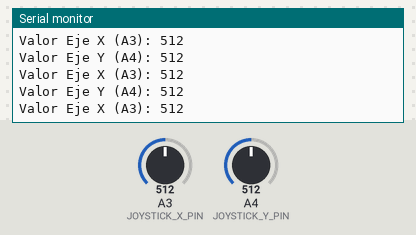
A sketch run on a simulated Arduino Uno, built with avr-gcc and run on an emulated ATmega328P. On the bench: the last lines printed to the serial monitor. The inputs (shaded band) are chosen by the test bench; at power-on: A3 (JOYSTICK_X_PIN) = 512, A4 (JOYSTICK_Y_PIN) = 512.

Above: at 1.3 s.
1.4 s: A3 (JOYSTICK_X_PIN) set to 716
At 1.82 s:
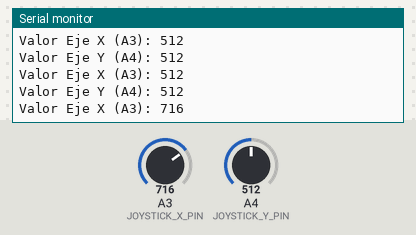
2.9 s: A4 (JOYSTICK_Y_PIN) set to 716
At 3.32 s:
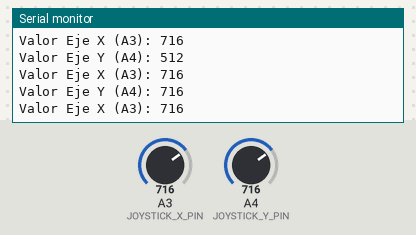
4.4 s: A3 (JOYSTICK_X_PIN) set to 900
At 4.83 s:
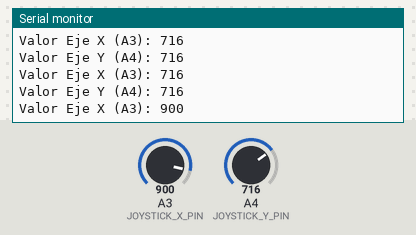
5.9 s: A4 (JOYSTICK_Y_PIN) set to 900
At 6.33 s:
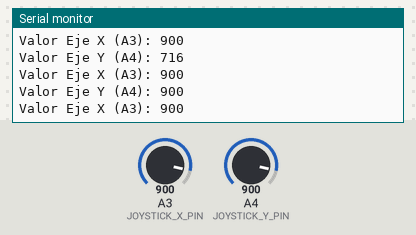
Timing chart, 0 to 8.4 s (numbered marks = the images above; inputs shaded):
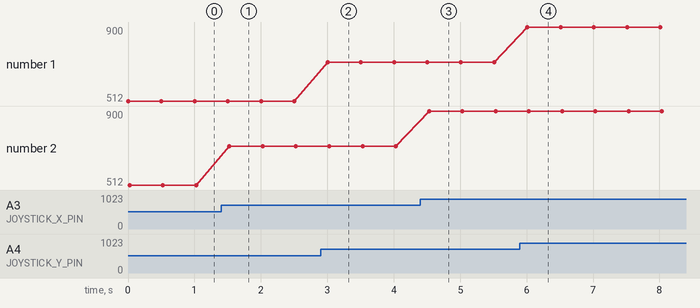

The sketch:

Prueba_joystick.ino
```cpp
// Define el pin analógico para el Eje Y del joystick
#define JOYSTICK_Y_PIN A4
#define JOYSTICK_X_PIN A3

void setup() {
  Serial.begin(9600);
}

void loop() {
  // Lee el valor del eje Y (un número de 0 a 1023)
  int valorY = analogRead(JOYSTICK_Y_PIN);
  int valorX = analogRead(JOYSTICK_X_PIN);

  // Imprime el valor en el Monitor Serie
  Serial.print("Valor Eje Y (A4): ");
  Serial.println(valorY);
  Serial.print("Valor Eje X (A3): ");
  Serial.println(valorX);
  delay(500);
}
```

Measured:
- after the input at 1.4 s, the serial monitor: prints a new line after 0.13 s (image 1)
- after the input at 2.9 s, the serial monitor: prints a new line after 0.11 s (image 2)
- after the input at 4.4 s, the serial monitor: prints a new line after 0.13 s (image 3)
- after the input at 5.9 s, the serial monitor: prints a new line after 0.11 s (image 4)
- plotted number 2: 512 → 716 after the input at 1.4 s, 716 → 900 after the input at 4.4 s
